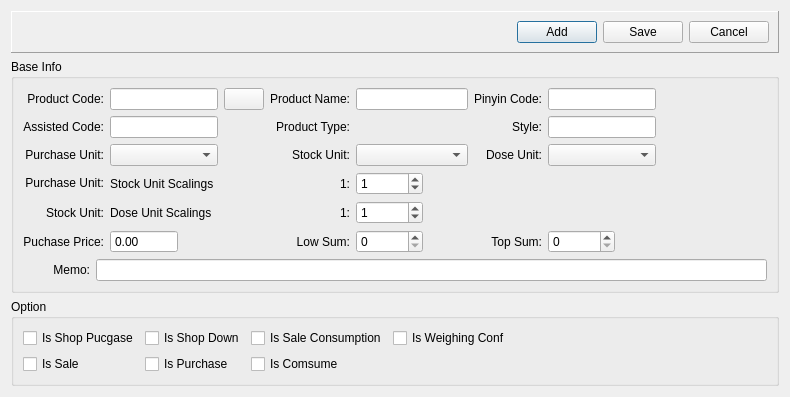
<?xml version="1.0" encoding="UTF-8"?>
<ui version="4.0">
 <class>ProductDialog</class>
 <widget class="QDialog" name="ProductDialog">
  <property name="geometry">
   <rect>
    <x>0</x>
    <y>0</y>
    <width>790</width>
    <height>385</height>
   </rect>
  </property>
  <property name="windowTitle">
   <string>原料信息</string>
  </property>
  <layout class="QVBoxLayout" name="verticalLayout_2">
   <item>
    <widget class="QFrame" name="frame">
     <property name="sizePolicy">
      <sizepolicy hsizetype="Expanding" vsizetype="Fixed">
       <horstretch>0</horstretch>
       <verstretch>0</verstretch>
      </sizepolicy>
     </property>
     <property name="frameShape">
      <enum>QFrame::Panel</enum>
     </property>
     <property name="frameShadow">
      <enum>QFrame::Raised</enum>
     </property>
     <layout class="QHBoxLayout" name="horizontalLayout_2">
      <item>
       <spacer name="horizontalSpacer">
        <property name="orientation">
         <enum>Qt::Horizontal</enum>
        </property>
        <property name="sizeHint" stdset="0">
         <size>
          <width>630</width>
          <height>20</height>
         </size>
        </property>
       </spacer>
      </item>
      <item>
       <widget class="QPushButton" name="addButton">
        <property name="text">
         <string>Add</string>
        </property>
        <property name="icon">
         <iconset resource="../goinerp.qrc">
          <normaloff>:/image/Add.png</normaloff>:/image/Add.png</iconset>
        </property>
        <property name="iconSize">
         <size>
          <width>32</width>
          <height>32</height>
         </size>
        </property>
        <property name="autoDefault">
         <bool>true</bool>
        </property>
       </widget>
      </item>
      <item>
       <widget class="QPushButton" name="saveButton">
        <property name="text">
         <string>Save</string>
        </property>
        <property name="icon">
         <iconset resource="../goinerp.qrc">
          <normaloff>:/image/save.png</normaloff>:/image/save.png</iconset>
        </property>
        <property name="iconSize">
         <size>
          <width>32</width>
          <height>32</height>
         </size>
        </property>
        <property name="autoDefault">
         <bool>true</bool>
        </property>
       </widget>
      </item>
      <item>
       <widget class="QPushButton" name="cancelButton">
        <property name="text">
         <string>Cancel</string>
        </property>
        <property name="icon">
         <iconset resource="../goinerp.qrc">
          <normaloff>:/image/cancel.png</normaloff>:/image/cancel.png</iconset>
        </property>
        <property name="iconSize">
         <size>
          <width>32</width>
          <height>32</height>
         </size>
        </property>
        <property name="autoDefault">
         <bool>true</bool>
        </property>
       </widget>
      </item>
     </layout>
    </widget>
   </item>
   <item>
    <widget class="QGroupBox" name="groupBox">
     <property name="title">
      <string>Base Info</string>
     </property>
     <layout class="QVBoxLayout" name="verticalLayout">
      <item>
       <layout class="QGridLayout" name="gridLayout">
        <item row="6" column="6">
         <widget class="QSpinBox" name="topSumSpinBox">
          <property name="sizePolicy">
           <sizepolicy hsizetype="Fixed" vsizetype="Fixed">
            <horstretch>0</horstretch>
            <verstretch>0</verstretch>
           </sizepolicy>
          </property>
          <property name="maximum">
           <number>999999</number>
          </property>
         </widget>
        </item>
        <item row="4" column="4">
         <widget class="QSpinBox" name="stDoSpinBox">
          <property name="sizePolicy">
           <sizepolicy hsizetype="Fixed" vsizetype="Fixed">
            <horstretch>0</horstretch>
            <verstretch>0</verstretch>
           </sizepolicy>
          </property>
          <property name="maximum">
           <number>999999</number>
          </property>
          <property name="value">
           <number>1</number>
          </property>
         </widget>
        </item>
        <item row="6" column="4">
         <widget class="QSpinBox" name="lowSumSpinBox">
          <property name="sizePolicy">
           <sizepolicy hsizetype="Fixed" vsizetype="Fixed">
            <horstretch>0</horstretch>
            <verstretch>0</verstretch>
           </sizepolicy>
          </property>
          <property name="maximum">
           <number>999999</number>
          </property>
         </widget>
        </item>
        <item row="6" column="0">
         <widget class="QLabel" name="priceLabel">
          <property name="text">
           <string>Puchase Price:</string>
          </property>
          <property name="alignment">
           <set>Qt::AlignRight|Qt::AlignTrailing|Qt::AlignVCenter</set>
          </property>
         </widget>
        </item>
        <item row="3" column="4">
         <widget class="QSpinBox" name="puStSpinBox">
          <property name="sizePolicy">
           <sizepolicy hsizetype="Fixed" vsizetype="Fixed">
            <horstretch>0</horstretch>
            <verstretch>0</verstretch>
           </sizepolicy>
          </property>
          <property name="maximum">
           <number>999999</number>
          </property>
          <property name="value">
           <number>1</number>
          </property>
         </widget>
        </item>
        <item row="0" column="0">
         <widget class="QLabel" name="codeLabel">
          <property name="text">
           <string>Product Code:</string>
          </property>
          <property name="alignment">
           <set>Qt::AlignRight|Qt::AlignTrailing|Qt::AlignVCenter</set>
          </property>
         </widget>
        </item>
        <item row="1" column="0">
         <widget class="QLabel" name="assistedLabel">
          <property name="text">
           <string>Assisted Code:</string>
          </property>
          <property name="alignment">
           <set>Qt::AlignRight|Qt::AlignTrailing|Qt::AlignVCenter</set>
          </property>
         </widget>
        </item>
        <item row="2" column="0">
         <widget class="QLabel" name="unitLabel2">
          <property name="text">
           <string>Purchase Unit:</string>
          </property>
          <property name="alignment">
           <set>Qt::AlignRight|Qt::AlignTrailing|Qt::AlignVCenter</set>
          </property>
         </widget>
        </item>
        <item row="0" column="3">
         <widget class="QLabel" name="nameLabel">
          <property name="text">
           <string>Product Name:</string>
          </property>
          <property name="alignment">
           <set>Qt::AlignRight|Qt::AlignTrailing|Qt::AlignVCenter</set>
          </property>
         </widget>
        </item>
        <item row="0" column="1">
         <widget class="QLineEdit" name="codeEdit">
          <property name="sizePolicy">
           <sizepolicy hsizetype="Fixed" vsizetype="Fixed">
            <horstretch>0</horstretch>
            <verstretch>0</verstretch>
           </sizepolicy>
          </property>
         </widget>
        </item>
        <item row="1" column="6">
         <widget class="QLineEdit" name="styleEdit">
          <property name="sizePolicy">
           <sizepolicy hsizetype="Fixed" vsizetype="Fixed">
            <horstretch>0</horstretch>
            <verstretch>0</verstretch>
           </sizepolicy>
          </property>
         </widget>
        </item>
        <item row="6" column="3">
         <widget class="QLabel" name="lowLabel">
          <property name="text">
           <string>Low Sum:</string>
          </property>
          <property name="alignment">
           <set>Qt::AlignRight|Qt::AlignTrailing|Qt::AlignVCenter</set>
          </property>
         </widget>
        </item>
        <item row="3" column="1">
         <widget class="QLabel" name="label_2">
          <property name="text">
           <string>Stock Unit Scalings</string>
          </property>
         </widget>
        </item>
        <item row="0" column="6">
         <widget class="QLineEdit" name="pinyinEdit">
          <property name="sizePolicy">
           <sizepolicy hsizetype="Fixed" vsizetype="Fixed">
            <horstretch>0</horstretch>
            <verstretch>0</verstretch>
           </sizepolicy>
          </property>
         </widget>
        </item>
        <item row="1" column="1">
         <widget class="QLineEdit" name="assistedEdit">
          <property name="sizePolicy">
           <sizepolicy hsizetype="Fixed" vsizetype="Fixed">
            <horstretch>0</horstretch>
            <verstretch>0</verstretch>
           </sizepolicy>
          </property>
         </widget>
        </item>
        <item row="6" column="1">
         <widget class="QDoubleSpinBox" name="mPriceSpinBox">
          <property name="sizePolicy">
           <sizepolicy hsizetype="Fixed" vsizetype="Fixed">
            <horstretch>0</horstretch>
            <verstretch>0</verstretch>
           </sizepolicy>
          </property>
          <property name="buttonSymbols">
           <enum>QAbstractSpinBox::NoButtons</enum>
          </property>
          <property name="maximum">
           <double>999999.989999999990687</double>
          </property>
         </widget>
        </item>
        <item row="1" column="5">
         <widget class="QLabel" name="styleLabel">
          <property name="text">
           <string>Style:</string>
          </property>
          <property name="alignment">
           <set>Qt::AlignRight|Qt::AlignTrailing|Qt::AlignVCenter</set>
          </property>
         </widget>
        </item>
        <item row="0" column="5">
         <widget class="QLabel" name="pinyinLabel">
          <property name="text">
           <string>Pinyin Code:</string>
          </property>
          <property name="alignment">
           <set>Qt::AlignRight|Qt::AlignTrailing|Qt::AlignVCenter</set>
          </property>
         </widget>
        </item>
        <item row="6" column="5">
         <widget class="QLabel" name="mPricelabel3">
          <property name="text">
           <string>Top Sum:</string>
          </property>
          <property name="alignment">
           <set>Qt::AlignRight|Qt::AlignTrailing|Qt::AlignVCenter</set>
          </property>
         </widget>
        </item>
        <item row="1" column="4">
         <widget class="QkSearchEditBox" name="typeQkSearchEditbox">
          <property name="sizePolicy">
           <sizepolicy hsizetype="Preferred" vsizetype="Fixed">
            <horstretch>0</horstretch>
            <verstretch>0</verstretch>
           </sizepolicy>
          </property>
         </widget>
        </item>
        <item row="2" column="3">
         <widget class="QLabel" name="unitLabel3">
          <property name="text">
           <string>Stock Unit:</string>
          </property>
          <property name="alignment">
           <set>Qt::AlignRight|Qt::AlignTrailing|Qt::AlignVCenter</set>
          </property>
         </widget>
        </item>
        <item row="3" column="0">
         <widget class="QLabel" name="label">
          <property name="sizePolicy">
           <sizepolicy hsizetype="Preferred" vsizetype="Fixed">
            <horstretch>0</horstretch>
            <verstretch>0</verstretch>
           </sizepolicy>
          </property>
          <property name="text">
           <string>Purchase Unit:</string>
          </property>
          <property name="alignment">
           <set>Qt::AlignRight|Qt::AlignTrailing|Qt::AlignVCenter</set>
          </property>
         </widget>
        </item>
        <item row="1" column="3">
         <widget class="QLabel" name="typeLabel">
          <property name="text">
           <string>Product Type:</string>
          </property>
          <property name="alignment">
           <set>Qt::AlignRight|Qt::AlignTrailing|Qt::AlignVCenter</set>
          </property>
         </widget>
        </item>
        <item row="2" column="1">
         <widget class="QComboBox" name="pUnitComboBox"/>
        </item>
        <item row="2" column="4">
         <widget class="QComboBox" name="sUnitComboBox"/>
        </item>
        <item row="3" column="3">
         <widget class="QLabel" name="label_5">
          <property name="text">
           <string>1:</string>
          </property>
          <property name="alignment">
           <set>Qt::AlignRight|Qt::AlignTrailing|Qt::AlignVCenter</set>
          </property>
         </widget>
        </item>
        <item row="2" column="5">
         <widget class="QLabel" name="unitLabel1">
          <property name="text">
           <string>Dose Unit:</string>
          </property>
          <property name="alignment">
           <set>Qt::AlignRight|Qt::AlignTrailing|Qt::AlignVCenter</set>
          </property>
         </widget>
        </item>
        <item row="4" column="0">
         <widget class="QLabel" name="label_3">
          <property name="text">
           <string>Stock Unit:</string>
          </property>
          <property name="alignment">
           <set>Qt::AlignRight|Qt::AlignTrailing|Qt::AlignVCenter</set>
          </property>
         </widget>
        </item>
        <item row="4" column="3">
         <widget class="QLabel" name="label_6">
          <property name="text">
           <string>1:</string>
          </property>
          <property name="alignment">
           <set>Qt::AlignRight|Qt::AlignTrailing|Qt::AlignVCenter</set>
          </property>
         </widget>
        </item>
        <item row="2" column="6">
         <widget class="QComboBox" name="dUnitComboBox"/>
        </item>
        <item row="4" column="1">
         <widget class="QLabel" name="label_4">
          <property name="text">
           <string>Dose Unit Scalings</string>
          </property>
         </widget>
        </item>
        <item row="0" column="7">
         <spacer name="horizontalSpacer_3">
          <property name="orientation">
           <enum>Qt::Horizontal</enum>
          </property>
          <property name="sizeHint" stdset="0">
           <size>
            <width>40</width>
            <height>20</height>
           </size>
          </property>
         </spacer>
        </item>
        <item row="0" column="2">
         <widget class="QPushButton" name="uCodeButton">
          <property name="sizePolicy">
           <sizepolicy hsizetype="Fixed" vsizetype="Fixed">
            <horstretch>0</horstretch>
            <verstretch>0</verstretch>
           </sizepolicy>
          </property>
          <property name="text">
           <string/>
          </property>
          <property name="icon">
           <iconset resource="../goinerp.qrc">
            <normaloff>:/image/undo.png</normaloff>:/image/undo.png</iconset>
          </property>
         </widget>
        </item>
        <item row="0" column="4">
         <widget class="QLineEdit" name="nameEdit"/>
        </item>
       </layout>
      </item>
      <item>
       <layout class="QGridLayout" name="gridLayout_4">
        <item row="0" column="1">
         <widget class="QLineEdit" name="memoEdit">
          <property name="sizePolicy">
           <sizepolicy hsizetype="Minimum" vsizetype="Fixed">
            <horstretch>0</horstretch>
            <verstretch>0</verstretch>
           </sizepolicy>
          </property>
         </widget>
        </item>
        <item row="0" column="0">
         <widget class="QLabel" name="label_7">
          <property name="sizePolicy">
           <sizepolicy hsizetype="Fixed" vsizetype="Preferred">
            <horstretch>0</horstretch>
            <verstretch>0</verstretch>
           </sizepolicy>
          </property>
          <property name="text">
           <string>         Memo:</string>
          </property>
          <property name="alignment">
           <set>Qt::AlignRight|Qt::AlignTrailing|Qt::AlignVCenter</set>
          </property>
         </widget>
        </item>
       </layout>
      </item>
     </layout>
    </widget>
   </item>
   <item>
    <widget class="QGroupBox" name="groupBox_2">
     <property name="title">
      <string>Option</string>
     </property>
     <layout class="QVBoxLayout" name="verticalLayout_3">
      <item>
       <layout class="QGridLayout" name="gridLayout_2">
        <item row="0" column="1">
         <widget class="QCheckBox" name="sDownCheckBox">
          <property name="text">
           <string>Is Shop Down</string>
          </property>
         </widget>
        </item>
        <item row="0" column="2">
         <widget class="QCheckBox" name="sConCheckBox">
          <property name="text">
           <string>Is Sale Consumption</string>
          </property>
         </widget>
        </item>
        <item row="0" column="0">
         <widget class="QCheckBox" name="sPucgaseCheckBox">
          <property name="text">
           <string>Is Shop Pucgase</string>
          </property>
         </widget>
        </item>
        <item row="0" column="3">
         <widget class="QCheckBox" name="wConfCheckBox">
          <property name="text">
           <string>Is Weighing Conf</string>
          </property>
         </widget>
        </item>
        <item row="0" column="4">
         <spacer name="horizontalSpacer_2">
          <property name="orientation">
           <enum>Qt::Horizontal</enum>
          </property>
          <property name="sizeHint" stdset="0">
           <size>
            <width>40</width>
            <height>20</height>
           </size>
          </property>
         </spacer>
        </item>
        <item row="1" column="0">
         <widget class="QCheckBox" name="saleCheckBox">
          <property name="text">
           <string>Is Sale</string>
          </property>
         </widget>
        </item>
        <item row="1" column="1">
         <widget class="QCheckBox" name="purchaseCheckBox">
          <property name="text">
           <string>Is Purchase</string>
          </property>
         </widget>
        </item>
        <item row="1" column="2">
         <widget class="QCheckBox" name="comsumeCheckBox">
          <property name="text">
           <string>Is Comsume</string>
          </property>
         </widget>
        </item>
       </layout>
      </item>
     </layout>
    </widget>
   </item>
  </layout>
 </widget>
 <customwidgets>
  <customwidget>
   <class>QkSearchEditBox</class>
   <extends>QWidget</extends>
   <header>qksearcheditbox.h</header>
  </customwidget>
 </customwidgets>
 <tabstops>
  <tabstop>codeEdit</tabstop>
  <tabstop>nameEdit</tabstop>
  <tabstop>pinyinEdit</tabstop>
  <tabstop>assistedEdit</tabstop>
  <tabstop>typeQkSearchEditbox</tabstop>
  <tabstop>styleEdit</tabstop>
  <tabstop>pUnitComboBox</tabstop>
  <tabstop>sUnitComboBox</tabstop>
  <tabstop>dUnitComboBox</tabstop>
  <tabstop>puStSpinBox</tabstop>
  <tabstop>stDoSpinBox</tabstop>
  <tabstop>mPriceSpinBox</tabstop>
  <tabstop>lowSumSpinBox</tabstop>
  <tabstop>topSumSpinBox</tabstop>
  <tabstop>memoEdit</tabstop>
  <tabstop>sPucgaseCheckBox</tabstop>
  <tabstop>sDownCheckBox</tabstop>
  <tabstop>sConCheckBox</tabstop>
  <tabstop>wConfCheckBox</tabstop>
  <tabstop>saleCheckBox</tabstop>
  <tabstop>purchaseCheckBox</tabstop>
  <tabstop>comsumeCheckBox</tabstop>
  <tabstop>cancelButton</tabstop>
  <tabstop>addButton</tabstop>
  <tabstop>uCodeButton</tabstop>
  <tabstop>saveButton</tabstop>
 </tabstops>
 <resources>
  <include location="../goinerp.qrc"/>
 </resources>
 <connections/>
</ui>
